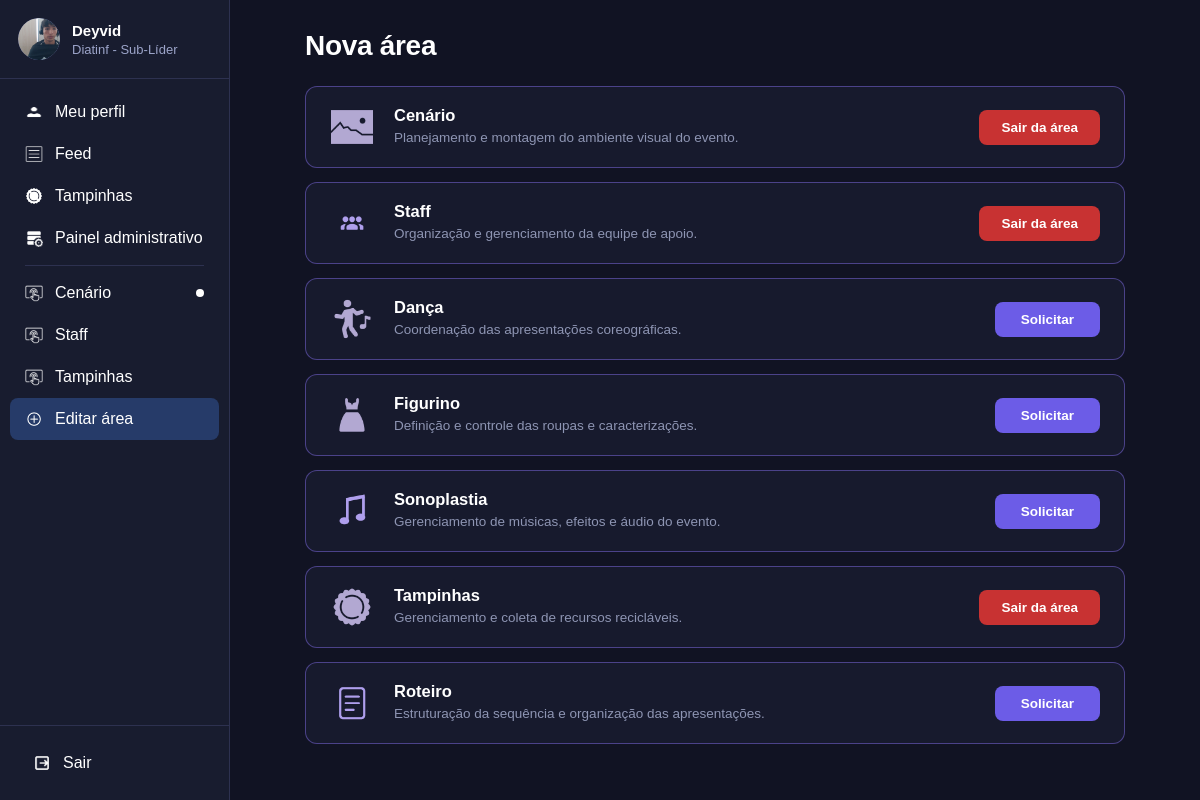
Screenshot of /nova-area/ (signed in) with the database file from the repository.
### usuarios/models.py (models this page shows, shortened)
class Usuario(models.Model):
    nome=models.CharField(max_length=100, blank=True, default="")
    matricula=models.CharField(max_length=20, unique=True)
    senha=models.CharField(max_length=255)
    diretoria=models.CharField(max_length=50)
    areas=models.TextField()
    aprovado=models.BooleanField(default=True)
    sub_lider=models.BooleanField(default=False)
    sublider_de=models.CharField(max_length=50, null=True, blank=True)
    doacao_tampinhas=models.FloatField(default=0)
    foto=models.ImageField(upload_to="perfis/", null=True, blank=True)
    bio=models.TextField(blank=True, default="")
    def nome_exibicao(self):
        if self.nome and self.nome.strip():
            return self.nome.strip()
        return self.matricula
    def eh_administrador(self):
        mat = (self.matricula or "").strip().lower()
        diret = (self.diretoria or "").strip().lower()
        return mat == "admin" or diret in ["líder", "lider", "líder geral", "lider geral"]
    def tem_acesso_painel(self):
        return self.eh_administrador() or self.sub_lider
    def get_areas_list(self):
        if self.areas:
            return [a.strip() for a in self.areas.split(",") if a.strip()]
        return []
    def get_areas_ordenadas(self):
        areas = self.get_areas_list()
        if self.sub_lider and self.sublider_de and self.sublider_de in areas:
            areas = [self.sublider_de] + [a for a in areas if a != self.sublider_de]
        return areas
    def get_areas_sidebar(self):
        if self.eh_administrador():
            return ["Cenário", "Staff", "Dança", "Figurino", "Sonoplastia", "Tampinhas", "Roteiro"]
        return self.get_areas_ordenadas()

### usuarios/views.py (the view)
# urls.py: path("nova-area/", views.nova_area, name="nova_area"),
def nova_area(request):
    usuario = usuario_logado(request)
    if usuario is None:
        return redirect("login")
    areas_usuario = set(usuario.get_areas_list())
    solicitacoes_pendentes = set(SolicitacaoArea.objects.filter(usuario=usuario).values_list("area", flat=True))
    areas_com_status = []
    ordem_figma = ["Cenário", "Staff", "Dança", "Figurino", "Sonoplastia", "Tampinhas", "Roteiro"]
    for area in ordem_figma:
        if usuario.eh_administrador() or area in areas_usuario:
            status = "membro"
        elif area in solicitacoes_pendentes:
            status = "pendente"
        else:
            status = "livre"
        areas_com_status.append({
            "nome": area,
            "descricao": AREAS_INFO.get(area, ""),
            "icone": AREAS_ICONES.get(area, "imgs/icone-area.png"),
            "status": status,
        })
    return render(request, "nova_area.html", {
        "usuario": usuario,
        "areas_com_status": areas_com_status,
        "pagina_ativa": "nova_area",
        "area_ativa": "",
    })

### usuarios/context_processors.py (called while the page is built, shortened)
def gerar_token_usuario(usuario_id):
    if not usuario_id:
        return ""
    try:
        return signing.dumps({"usuario": int(usuario_id)}, salt=TOKEN_SALT)
    except Exception:
        return ""

def consumir_notificacoes_validas(request, usuario_id):
    notificacoes = []
    try:
        storage = messages.get_messages(request)
        mensagens_brutas = list(storage)
        if hasattr(storage, "_loaded_data"):
            storage._loaded_data = []
        if hasattr(storage, "_queued_messages"):
            storage._queued_messages = []
        storage.used = True
        if hasattr(request, "session") and "_messages" in request.session:
            del request.session["_messages"]
        agora = time.time()
        caminho_atual = unquote(getattr(request, "path", "") or "").rstrip("/") or "/"
        uid_atual_str = str(usuario_id) if usuario_id else "anon"
    except Exception:
        return []
    return notificacoes[-1:]

def user_token_processor(request):
    usuario_id = None
    token = ""
    try:
        usuario = getattr(request, "_cached_usuario", None)
        if usuario is not None and getattr(usuario, "id", None):
            usuario_id = usuario.id
        else:
            usuario_id = getattr(request, "_resolved_usuario_id", None) or request.session.get("usuario")
        if usuario_id:
            token = gerar_token_usuario(usuario_id)
    except Exception:
        usuario_id = None
        token = ""
    notificacoes_ativas = consumir_notificacoes_validas(request, usuario_id)
    return {
        "user_token": token,
        "user_id_atual": int(usuario_id) if usuario_id else "",
        "notificacoes_ativas": notificacoes_ativas,
    }

### usuarios/views.py (called while the page is built)
def obter_token_requisicao(request):
    token = None
    if request.method == "POST":
        token = request.POST.get("_user_token")
    if not token:
        token = request.GET.get("_user_token")
    if not token:
        if hasattr(request, "headers"):
            token = request.headers.get("X-User-Token")
        if not token and hasattr(request, "META"):
            token = request.META.get("HTTP_X_USER_TOKEN")
    return token.strip() if isinstance(token, str) and token.strip() else None

### usuarios/templates/nova_area.html (shortened to what this page needs)
{% load static %}
<!DOCTYPE html>
<html lang="pt-br">
<head>
    <link rel="stylesheet" href="{% static 'css/base.css' %}">
    <link rel="stylesheet" href="{% static 'css/nova_area.css' %}">
</head>
<body>
{% include "_sidebar.html" with pagina_ativa="nova_area" %}
<main class="conteudo">
    <div class="container-pagina container-nova-area">
        <div class="titulo-nova-area">
            <h1>Nova área</h1>
        </div>
        <div class="lista-areas-gerenciar">
            {% for area in areas_com_status %}
            <div class="card-area">
                <div class="card-area-info">
                    <div class="card-area-icone">
                        <img src="{% static area.icone %}" alt="{{ area.nome }}">
                    </div>
                    <div class="card-area-textos">
                        <h3>{{ area.nome }}</h3>
                        <p>{{ area.descricao }}</p>
                    </div>
                </div>
                <div class="card-area-acao">
                    {% if area.status == 'membro' %}
                        <button type="button" class="btn-sair-area" onclick="abrirModalSair('{{ area.nome }}')">Sair da área</button>
                    {% elif area.status == 'pendente' %}
                        <form action="{% url 'cancelar_solicitacao_area' area.nome %}" method="POST">
                            {% csrf_token %}
                            <button type="submit" class="btn-cancelar-solicitacao">Cancelar Solicitação ✕</button>
                        </form>
                    {% else %}
                        <form action="{% url 'solicitar_area' area.nome %}" method="POST">
                            <button type="submit" class="btn-solicitar-area">Solicitar</button>
                        </form>
                    {% endif %}
                </div>
            </div>
            {% endfor %}
        </div>
    </div>
</main>
</body>
</html>

### usuarios/templates/_sidebar.html (shortened to what this page needs)
{% load static %}
<aside class="sidebar">
    <div>
        <a href="{% url 'meu_perfil' %}{% if user_token %}?_user_token={{ user_token|urlencode }}{% endif %}" class="usuario {% if pagina_ativa == 'perfil' %}usuario-ativo{% endif %}" title="Acessar meu perfil">
            <div class="avatar">
                {% if usuario.foto and usuario.foto.name %}
                    <img src="{{ usuario.foto.url }}" alt="{{ usuario.nome_exibicao }}" class="avatar-foto-img">
                {% else %}
                    {{ usuario.inicial_perfil }}
                {% endif %}
            </div>
            <div class="dados-usuario">
                <h3>{{ usuario.nome_exibicao }}</h3>
                <p>{{ usuario.diretoria }} - {% if usuario.eh_administrador %}Líder{% elif usuario.sub_lider %}Sub-Líder{% else %}Membro{% endif %}</p>
            </div>
        </a>
        <nav class="menu">
            <a href="{% url 'meu_perfil' %}{% if user_token %}?_user_token={{ user_token|urlencode }}{% endif %}" class="{% if pagina_ativa == 'perfil' %}ativo{% endif %}">
                <img src="{% static 'imgs/icone-usuario.png' %}" alt="Perfil">
                <span>Meu perfil</span>
            </a>
            <a href="{% url 'feed' %}{% if user_token %}?_user_token={{ user_token|urlencode }}{% endif %}" class="{% if pagina_ativa == 'feed' %}ativo{% endif %}">
                <img src="{% static 'imgs/icone-feed.png' %}" alt="Feed">
                <span>Feed</span>
            </a>
            <a href="{% url 'tampinhas' %}{% if user_token %}?_user_token={{ user_token|urlencode }}{% endif %}" class="{% if pagina_ativa == 'tampinhas' %}ativo{% endif %}">
                <img src="{% static 'imgs/icone-tampinhas.png' %}" alt="Tampinhas">
                <span>Tampinhas</span>
            </a>
            {% if usuario.tem_acesso_painel %}
                <a href="{% url 'painel_administrativo' %}{% if user_token %}?_user_token={{ user_token|urlencode }}{% endif %}" class="{% if pagina_ativa == 'painel' %}ativo{% endif %}">
                    <img src="{% static 'imgs/icone-painel.png' %}" alt="Painel">
                    <span class="texto-painel">Painel administrativo</span>
                </a>
            {% endif %}
            <div class="menu-separador"></div>
            {% for area in usuario.get_areas_sidebar %}
                <a href="{% url 'chat_area' area %}{% if user_token %}?_user_token={{ user_token|urlencode }}{% endif %}" class="{% if area_ativa == area %}ativo{% endif %}">
                    <img src="{% static 'imgs/icone-area.png' %}" alt=""><span>{{ area }}</span>
                    {% if usuario.sub_lider and area == usuario.sublider_de %}<span class="ponto-sublider"></span>{% endif %}
                </a>
            {% endfor %}
            <a href="{% url 'nova_area' %}{% if user_token %}?_user_token={{ user_token|urlencode }}{% endif %}" class="{% if pagina_ativa == 'nova_area' %}ativo{% endif %}">
                <img src="{% static 'imgs/icone-editar-area.png' %}" alt="Editar área">
                <span>Editar área</span>
            </a>
        </nav>
    </div>
    <div class="rodape-sidebar">
        <a href="{% url 'sair' %}" id="link-sair-sidebar" onclick="return confirm('Deseja realmente sair da sua conta?');">
            <img src="{% static 'imgs/icone-sair.png' %}" alt="Sair">
            <span>Sair</span>
        </a>
    </div>
</aside>

### usuarios/static/css/base.css (style rules this page uses)
* { margin: 0; padding: 0; box-sizing: border-box; font-family: Arial, Helvetica, sans-serif; }
body { display: flex; height: 100vh; overflow: hidden; background: #111323; color: white; }
.sidebar { position: fixed; left: 0; top: 0; width: 230px; height: 100vh; display: flex; flex-direction: column; justify-content: space-between; background: #181c2f; border-right: 1px solid #2d3150; }
.usuario { display: flex; align-items: center; gap: 12px; padding: 18px; border-bottom: 1px solid #2d3150; text-decoration: none; color: #ffffff; transition: background 0.2s; }
.avatar { width: 42px; height: 42px; display: flex; align-items: center; justify-content: center; border-radius: 50%; background: #5b6390; font-size: 18px; font-weight: bold; overflow: hidden; flex-shrink: 0; }
.avatar-foto-img { width: 100%; height: 100%; object-fit: cover; border-radius: 50%; display: block; }
.dados-usuario h3 { font-size: 15px; margin-bottom: 3px; }
.dados-usuario p { font-size: 13px; color: #9ca4c9; }
.menu { padding: 12px 10px; }
.menu a, .rodape-sidebar a { display: flex; align-items: center; gap: 12px; text-decoration: none; color: #ffffff; outline: none; }
.menu a { padding: 12px 15px; color: #ffffff; border-radius: 8px; transition: background .2s, color .2s; }
.menu a:hover, .menu a:focus, .menu a:focus-visible, .menu .ativo { background: #263b69; color: #ffffff; }
.menu a span, .rodape-sidebar a span, .texto-painel { color: #ffffff !important; }
.menu a:hover span, .menu a:focus span, .menu a:focus-visible span, .menu .ativo span, .rodape-sidebar a:hover span, .rodape-sidebar a:focus span, .rodape-sidebar a:focus-visible span { color: #ffffff !important; }
.menu img, .rodape-sidebar img { width: 18px; height: 18px; filter: brightness(0) invert(1) !important; opacity: 1 !important; transition: filter .2s, opacity .2s; }
.menu a:hover img, .menu a:focus img, .menu a:focus-visible img, .menu .ativo img, .rodape-sidebar a:hover img, .rodape-sidebar a:focus img, .rodape-sidebar a:focus-visible img { filter: brightness(0) invert(1) !important; opacity: 1 !important; }
.rodape-sidebar { padding: 18px; border-top: 1px solid #2d3150; }
.rodape-sidebar a { padding: 10px 15px; color: #ffffff; border-radius: 8px; transition: background .2s, color .2s; }
.conteudo { margin-left: 230px; width: calc(100% - 230px); height: 100vh; overflow-y: auto; display: flex; justify-content: center; padding: 30px; }
.container-pagina { width: min(100%, 900px); margin: 0 auto; }
.menu a { position: relative; }
.ponto-sublider { width: 8px; height: 8px; border-radius: 50%; background-color: #ffffff !important; display: inline-block; margin-left: auto; flex-shrink: 0; }
.menu-separador { height: 1px; background: #2d3150; margin: 6px 15px; }

### usuarios/static/css/nova_area.css (style rules this page uses)
.container-nova-area { width: min(100%, 820px); margin: 0 auto; padding-bottom: 40px; }
.titulo-nova-area { margin-bottom: 24px; }
.titulo-nova-area h1 { font-size: 28px; font-weight: 700; color: #ffffff; letter-spacing: -0.3px; }
.lista-areas-gerenciar { display: flex; flex-direction: column; gap: 14px; }
.card-area { background: #171a2d; border: 1.5px solid rgba(138, 116, 249, 0.45); border-radius: 12px; padding: 18px 24px; display: flex; align-items: center; justify-content: space-between; gap: 16px; transition: border-color 0.2s, box-shadow 0.2s, transform 0.15s; }
.card-area-info { display: flex; align-items: center; gap: 20px; flex: 1; min-width: 0; }
.card-area-icone { width: 44px; height: 44px; flex-shrink: 0; display: flex; align-items: center; justify-content: center; }
.card-area-icone img { width: 42px; height: 42px; object-fit: contain; }
.card-area-textos { display: flex; flex-direction: column; gap: 4px; }
.card-area-textos h3 { font-size: 16.5px; font-weight: 600; color: #ffffff; margin: 0; }
.card-area-textos p { font-size: 13.5px; color: #8e95b3; line-height: 1.4; margin: 0; }
.card-area-acao { flex-shrink: 0; }
.btn-sair-area { background: #c83232; color: #ffffff; font-size: 13.5px; font-weight: 600; padding: 10px 22px; border-radius: 8px; border: none; cursor: pointer; transition: background 0.2s, transform 0.1s; outline: none; }
.btn-solicitar-area { background: #6c5ce7; color: #ffffff; font-size: 13.5px; font-weight: 600; padding: 10px 26px; border-radius: 8px; border: none; cursor: pointer; transition: background 0.2s, transform 0.1s, box-shadow 0.2s; outline: none; }

### rows the page displays
Usuario: foto (picture), nome_exibicao "Deyvid", diretoria "Diatinf", sub_lider True (drawn), get_areas_sidebar "Cenário"

### other values shown
{{ area }} "Staff" "Tampinhas"
{{ area.nome }} "Cenário" "Staff" "Dança" "Figurino" "Sonoplastia" "Tampinhas" "Roteiro"
{{ area.descricao }} "Planejamento e montagem do ambiente visual do evento." "Organização e gerenciamento da equipe de apoio." "Coordenação das apresentações coreográficas." "Definição e controle das roupas e caracterizações." "Gerenciamento de músicas, efeitos e áudio do evento." "Gerenciamento e coleta de recursos recicláveis." "Estruturação da sequência e organização das apresentações."
